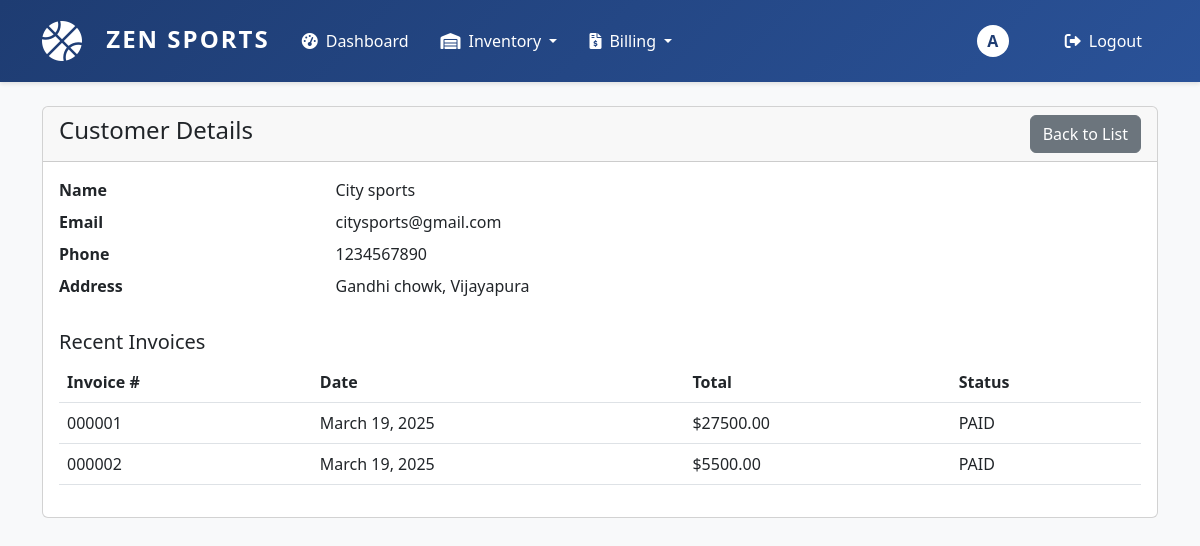
The app's page /customers/2/ (signed in), older data.
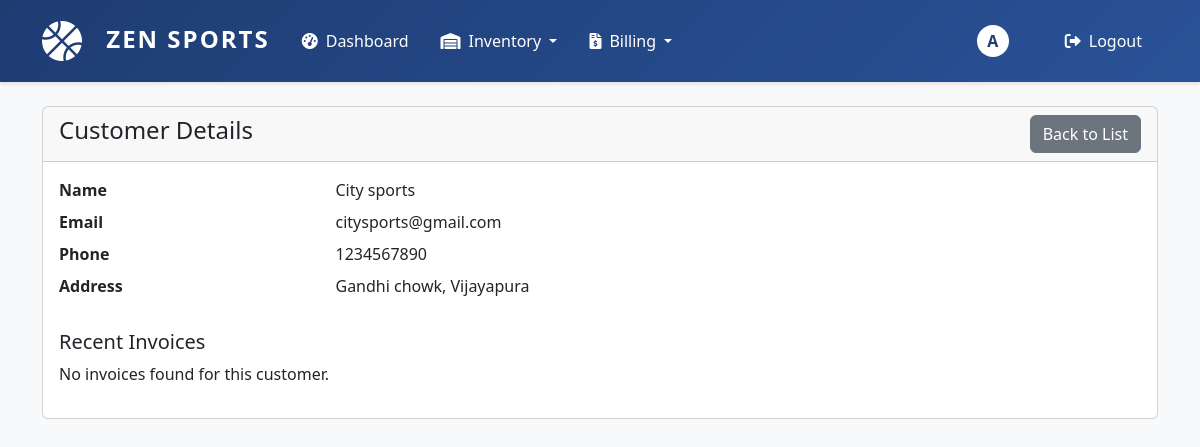
The same page, newer data.
### billing/models.py (models this page shows, shortened)
class Invoice(models.Model):
    PAYMENT_STATUS_CHOICES = [
        ('PENDING', 'Pending'),
        ('PAID', 'Paid'),
        ('CANCELLED', 'Cancelled'),
    ]
    customer = models.ForeignKey(Customer, on_delete=models.PROTECT, related_name='invoices')
    invoice_number = models.CharField(max_length=50, unique=True)
    invoice_date = models.DateField()
    payment_status = models.CharField(max_length=20, choices=PAYMENT_STATUS_CHOICES, default='PENDING')
    subtotal = models.DecimalField(max_digits=10, decimal_places=2)
    tax = models.DecimalField(max_digits=10, decimal_places=2)
    discount = models.DecimalField(max_digits=10, decimal_places=2, default=0)
    total = models.DecimalField(max_digits=10, decimal_places=2)
    notes = models.TextField(blank=True)
    created_at = models.DateTimeField(auto_now_add=True)
    updated_at = models.DateTimeField(auto_now=True)

### customers/views.py (the view)
# urls.py: path('<int:pk>/', views.customer_detail, name='customer_detail'),
@login_required
def customer_detail(request, pk):
    customer = get_object_or_404(Customer, pk=pk)
    invoices = customer.invoices.all().order_by('-invoice_date')
    return render(request, 'customers/customer_detail.html', {
        'customer': customer,
        'invoices': invoices
    })

### templates/customers/customer_detail.html (shortened to what this page needs)
{% extends 'base.html' %}
{% block content %}
<div class="card">
    <div class="card-header d-flex justify-content-between align-items-center">
        <h4>Customer Details</h4>
        <a href="{% url 'customers:customer_list' %}" class="btn btn-secondary">Back to List</a>
    </div>
    <div class="card-body">
        <dl class="row">
            <dt class="col-sm-3">Name</dt>
            <dd class="col-sm-9">{{ customer.name }}</dd>
            <dt class="col-sm-3">Email</dt>
            <dd class="col-sm-9">{{ customer.email }}</dd>
            <dt class="col-sm-3">Phone</dt>
            <dd class="col-sm-9">{{ customer.phone }}</dd>
            <dt class="col-sm-3">Address</dt>
            <dd class="col-sm-9">{{ customer.address }}</dd>
        </dl>
        <h5 class="mt-4">Recent Invoices</h5>
        {% if invoices %}
        <div class="table-responsive">
            <table class="table">
                <thead>
                    <tr>
                        <th>Invoice #</th>
                        <th>Date</th>
                        <th>Total</th>
                        <th>Status</th>
                    </tr>
                </thead>
                <tbody>
                    {% for invoice in invoices %}
                    <tr>
                        <td>{{ invoice.invoice_number }}</td>
                        <td>{{ invoice.invoice_date }}</td>
                        <td>${{ invoice.total }}</td>
                        <td>{{ invoice.payment_status }}</td>
                    </tr>
                    {% endfor %}
                </tbody>
            </table>
        </div>
        {% else %}
        <p>No invoices found for this customer.</p>
        {% endif %}
    </div>
</div>
{% endblock %}

Row changes from the older to the newer data that the page shows:
removed Invoice: invoice_number "000001", invoice_date "March 19, 2025", total "27500.00", payment_status "PAID"
removed Invoice: invoice_number "000002", invoice_date "March 19, 2025", total "5500.00", payment_status "PAID"
Text that changed along with them:
text no longer shown: "Invoice # Date Total Status"
text now shown: "No invoices found for this customer."
